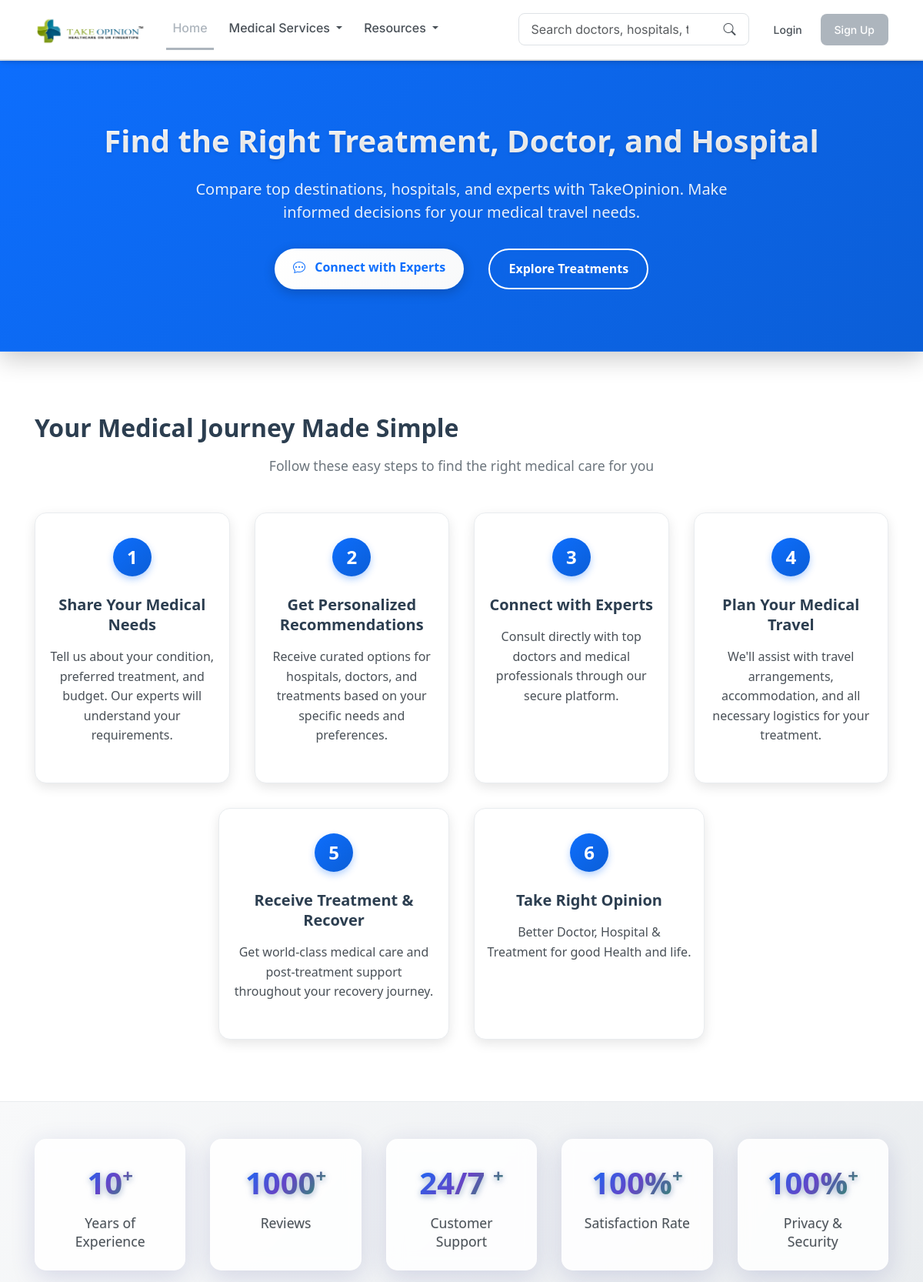
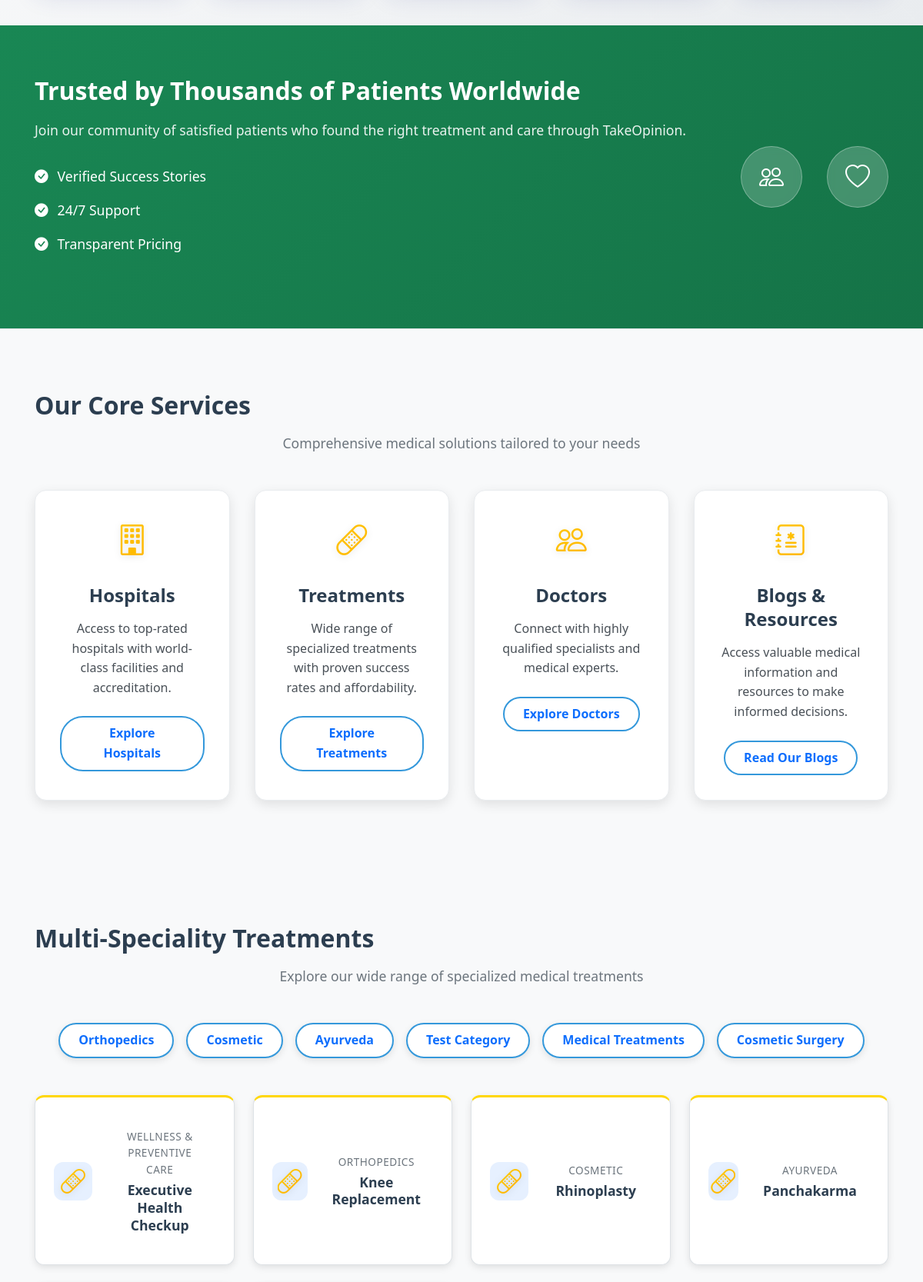
The page / (upper part) on the database its author committed (2 pictures, top to bottom).
### treatments/models.py (models this page shows, shortened)
class TreatmentCategory(models.Model):
    TYPE_CHOICES = (
        ("medical", "Medical Treatments"),
        ("aesthetic", "Aesthetic"),
        ("wellness", "Wellness"),
    )
    name = models.CharField(max_length=200)
    slug = models.SlugField(unique=True, blank=True)
    type = models.CharField(max_length=20, choices=TYPE_CHOICES, default="medical")
    class Meta:
        verbose_name_plural = "Treatment Categories"

class Treatment(models.Model):
    name = models.CharField(max_length=200)
    slug = models.SlugField(unique=True, blank=True)
    description = models.TextField(blank=True)
    category = models.ForeignKey(TreatmentCategory, on_delete=models.CASCADE, related_name="treatments")
    duration = models.CharField(max_length=100, blank=True, default="5-7 days")
    anesthesia_type = models.CharField(max_length=100, blank=True, default="General")
    recovery_time = models.CharField(max_length=100, blank=True, default="2-3 weeks")
    procedure_details = models.TextField(blank=True, default="This treatment involves a comprehensive approach to address your medical condition with the latest techniques and technology. The procedure is performed by highly qualified specialists in state-of-the-art facilities.")
    preparation_guidelines = models.TextField(blank=True, default="Consult your doctor,Stop certain medications,Complete medical tests,Fast before procedure")
    aftercare_instructions = models.TextField(blank=True, default="Rest and recovery period,Medication schedule,Follow-up appointments,Activity restrictions")
    starting_price = models.DecimalField(max_digits=10, decimal_places=2, default=5000.00)
    review_count = models.PositiveIntegerField(default=120)  # type: ignore

### core/views.py (the view)
# urls.py: path("", views.home, name="home"),
def home(request: HttpRequest) -> HttpResponse:
    featured_treatments = Treatment.objects.all()[:6]  # type: ignore
    featured_hospitals = Hospital.objects.all()[:4]  # type: ignore
    featured_doctors = Doctor.objects.all()[:4]  # type: ignore
    treatments_count = Treatment._default_manager.count()  # type: ignore
    hospitals_count = Hospital._default_manager.count()  # type: ignore
    doctors_count = Doctor._default_manager.count()  # type: ignore
    top_doctors = Doctor.objects.order_by('-rating')[:4]  # type: ignore
    top_hospitals = Hospital.objects.order_by('-rating')[:4]  # type: ignore
    treatment_categories = TreatmentCategory.objects.all()[:6]  # type: ignore
    top_treatments = Treatment.objects.order_by('-review_count')[:6]  # type: ignore
    from feedbacks.models import Feedback
    recent_feedback = Feedback.objects.filter(is_approved=True).select_related('patient__user').order_by('-created_at')[:6]  # type: ignore
    context = {
        'featured_treatments': featured_treatments,
        'featured_hospitals': featured_hospitals,
        'featured_doctors': featured_doctors,
        'treatments_count': treatments_count,
        'hospitals_count': hospitals_count,
        'doctors_count': doctors_count,
        'top_doctors': top_doctors,
        'top_hospitals': top_hospitals,
        'treatment_categories': treatment_categories,
        'top_treatments': top_treatments,
        'recent_feedback': recent_feedback,  # Add recent feedback to context
    }
    return render(request, "core/home.html", context)

### core/templates/core/home.html (shortened to what this page needs)
{% extends 'base.html' %} {% load static %} {% block content %}
<div class="home-page">
  <section class="hero-section">
    <div class="container hero-content">
      <h1 class="hero-title">Find the Right Treatment, Doctor, and Hospital</h1>
      <p class="hero-subtitle">
        Compare top destinations, hospitals, and experts with TakeOpinion. Make
        informed decisions for your medical travel needs.
      </p>
      <div class="hero-buttons">
        <a href="/doctors/" class="btn-primary-large">
          <i class="bi bi-chat-dots me-2"></i> Connect with Experts
        </a>
        <a href="/treatments/" class="btn-secondary-large">
          Explore Treatments
        </a>
      </div>
    </div>
  </section>
  <section class="orientation-section">
    <div class="container">
      <div class="section-header">
        <h2 class="section-title">Your Medical Journey Made Simple</h2>
        <p class="section-subtitle">
          Follow these easy steps to find the right medical care for you
        </p>
      </div>
      <div class="orientation-steps">
        <div class="orientation-step">
          <div class="step-number">1</div>
          <div class="step-content">
            <h3 class="step-title">Share Your Medical Needs</h3>
            <p class="step-description">Tell us about your condition, preferred treatment, and budget. Our experts will understand your requirements.</p>
          </div>
        </div>
        <div class="orientation-step">
          <div class="step-number">2</div>
          <div class="step-content">
            <h3 class="step-title">Get Personalized Recommendations</h3>
            <p class="step-description">Receive curated options for hospitals, doctors, and treatments based on your specific needs and preferences.</p>
          </div>
        </div>
        <div class="orientation-step">
          <div class="step-number">3</div>
          <div class="step-content">
            <h3 class="step-title">Connect with Experts</h3>
            <p class="step-description">Consult directly with top doctors and medical professionals through our secure platform.</p>
          </div>
        </div>
        <div class="orientation-step">
          <div class="step-number">4</div>
          <div class="step-content">
            <h3 class="step-title">Plan Your Medical Travel</h3>
            <p class="step-description">We'll assist with travel arrangements, accommodation, and all necessary logistics for your treatment.</p>
          </div>
        </div>
        <div class="orientation-step">
          <div class="step-number">5</div>
          <div class="step-content">
            <h3 class="step-title">Receive Treatment & Recover</h3>
            <p class="step-description">Get world-class medical care and post-treatment support throughout your recovery journey.</p>
          </div>
        </div>
        <div class="orientation-step">
          <div class="step-number">6</div>
          <div class="step-content">
            <h3 class="step-title">Take Right Opinion</h3>
            <p class="step-description">Better Doctor, Hospital & Treatment for good Health and life.</p>
          </div>
        </div>
      </div>
    </div>
  </section>
   <section class="stats-section">
    <div class="container">
      <div class="stats-container">
        <div class="stat-item">
          <div class="stat-number" data-target="10">10</div>
          <div class="stat-label">Years of Experience</div>
        </div>
        <div class="stat-item">
          <div class="stat-number" data-target="1000">1000</div>
          <div class="stat-label">Reviews</div>
        </div>
        <div class="stat-item">
          <div class="stat-number" data-target="24">24/7 </div>
          <div class="stat-label">Customer Support</div>
        </div>
        <div class="stat-item">
          <div class="stat-number" data-target="100">100%</div>
          <div class="stat-label">Satisfaction Rate</div>
        </div>
        <div class="stat-item">
          <div class="stat-number" data-target="100">100%</div>
          <div class="stat-label">Privacy & Security</div>
        </div>
      </div>
    </div>
   </section>
  <section class="patient-banner-section">
    <div class="container">
      <div class="patient-banner-content">
        <div class="patient-banner-text">
          <h2 class="patient-banner-title">
            Trusted by Thousands of Patients Worldwide
          </h2>
          <p class="patient-banner-subtitle">
            Join our community of satisfied patients who found the right
            treatment and care through TakeOpinion.
          </p>
          <div class="patient-features">
            <div class="patient-feature">
              <i class="bi bi-check-circle-fill"></i>
              <span>Verified Success Stories</span>
            </div>
            <div class="patient-feature">
              <i class="bi bi-check-circle-fill"></i>
              <span>24/7 Support</span>
            </div>
            <div class="patient-feature">
              <i class="bi bi-check-circle-fill"></i>
              <span>Transparent Pricing</span>
            </div>
          </div>
        </div>
        <div class="patient-icons">
          <div class="patient-icon-box">
            <i class="bi bi-people patient-icon"></i>
          </div>
          <div class="patient-icon-box">
            <i class="bi bi-heart patient-icon"></i>
          </div>
        </div>
      </div>
    </div>
  </section>
  <section class="core-services-section">
    <div class="container">
      <div class="section-header">
        <h2 class="section-title">Our Core Services</h2>
        <p class="section-subtitle">
          Comprehensive medical solutions tailored to your needs
        </p>
      </div>
      <div class="services-grid">
        <div class="service-card">
          <div class="service-icon">
            <i class="bi bi-building"></i>
          </div>
          <h3 class="service-title">Hospitals</h3>
          <p class="service-description">
            Access to top-rated hospitals with world-class facilities and
            accreditation.
          </p>
          <a href="/hospitals/" class="service-link">Explore Hospitals</a>
        </div>
        <div class="service-card">
          <div class="service-icon">
            <i class="bi bi-bandaid"></i>
          </div>
          <h3 class="service-title">Treatments</h3>
          <p class="service-description">
            Wide range of specialized treatments with proven success rates and
            affordability.
          </p>
          <a href="/treatments/" class="service-link">Explore Treatments</a>
        </div>
        <div class="service-card">
          <div class="service-icon">
            <i class="bi bi-people"></i>
          </div>
          <h3 class="service-title">Doctors</h3>
          <p class="service-description">
            Connect with highly qualified specialists and medical experts.
          </p>
          <a href="/doctors/" class="service-link">Explore Doctors</a>
        </div>
        <div class="service-card">
          <div class="service-icon">
            <i class="bi bi-journal-medical"></i>
          </div>
          <h3 class="service-title">Blogs & Resources</h3>
          <p class="service-description">
            Access valuable medical information and resources to make informed decisions.
          </p>
          <a href="/blogs/" class="service-link">Read Our Blogs</a>
        </div>
      </div>
    </div>
  </section>
  <section class="multi-speciality-section">
    <div class="container">
      <div class="section-header">
        <h2 class="section-title">Multi-Speciality Treatments</h2>
        <p class="section-subtitle">
          Explore our wide range of specialized medical treatments
        </p>
      </div>
      <div class="treatment-tags">
        {% for category in treatment_categories %}
        <a href="/treatments/category/{{ category.slug }}/" class="treatment-tag">{{ category.name }}</a>
        {% endfor %}
      </div>
      <div class="treatments-grid">
        {% for treatment in top_treatments %}
        <a href="/treatments/{{ treatment.slug }}/" class="treatment-card">
          <div class="treatment-icon">
            <i class="bi bi-bandaid"></i>
          </div>
          <div class="treatment-body">
            <div class="treatment-type">{{ treatment.category.name }}</div>
            <div class="treatment-name">{{ treatment.name }}</div>
          </div>
        </a>
        {% endfor %}
      </div>
    </div>
  </section>
</div>
{% endblock %}

### static/css/main.css (style rules this page uses)
:root { --medical-red: #adb5bd; --medical-red-dark: #868e96; --medical-green: #adb5bd; --medical-green-dark: #868e96; --medical-blue: #adb5bd; --medical-blue-dark: #868e96; --medical-blue-light: #e9ecef; --turquoise: #adb5bd; --slate-blue: #adb5bd; --platinum: #e9ecef; --glacier: #e9ecef; --ice-blue: #f8f9fa; --white: #ffffff; --light-gray: #f8f9fa; --dark-gray: #495057; --border-color: #dee2e6; --shadow-color: rgba(0, 0, 0, 0.1); }
body { font-family: 'Inter', system-ui, -apple-system, sans-serif; color: var(--dark-gray); background-color: var(--white); line-height: 1.6; padding: 0; margin: 0; }
h1, h2, h3, h4, h5, h6 { font-weight: 700; color: var(--dark-gray); margin-bottom: 0.5rem; }
h1 { font-size: 2.5rem; }
h2 { font-size: 2rem; }
h3 { font-size: 1.75rem; }
p { margin-bottom: 1rem; color: var(--dark-gray); }
a { color: var(--medical-blue); text-decoration: none; }
.section-title { display: flex; align-items: center; gap: 0.75rem; margin-bottom: 1.5rem; }
.container, .container-fluid { padding-left: 15px; padding-right: 15px; }
.treatment-card { transition: all 0.3s ease; border-radius: 10px; overflow: hidden; }

### rows shown on the page
TreatmentCategory: name "Orthopedics"
TreatmentCategory: name "Cosmetic"
TreatmentCategory: name "Ayurveda"
TreatmentCategory: name "Test Category"
TreatmentCategory: name "Medical Treatments"
TreatmentCategory: name "Cosmetic Surgery"
Treatment: category.name "WELLNESS & PREVENTIVE CARE", name "Executive Health Checkup"
Treatment: category.name "ORTHOPEDICS", name "Knee Replacement"
Treatment: category.name "COSMETIC", name "Rhinoplasty"
Treatment: category.name "AYURVEDA", name "Panchakarma"
